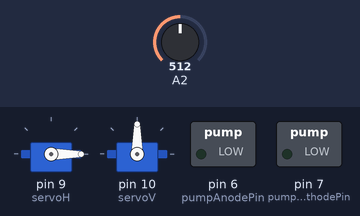
A sketch run on a simulated Arduino Uno, built with avr-gcc and run on an emulated ATmega328P. On the bench: 2 × servo, switched loads named in the sketch (green lamp = pin HIGH). The test bench sets the inputs (shaded band); at power-on: A2 = 512. What the sketch prints to the serial monitor is not drawn.

Above: at 3.8 s.
3.9 s: A2 set to 530
At 6.5 s:
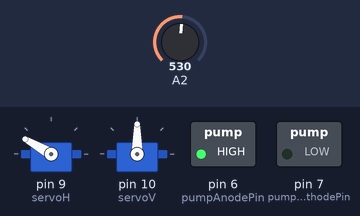
At 11.5 s:
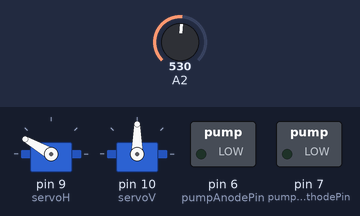
Timing chart, 0 to 13.0 s (numbered marks = the images above; inputs shaded):
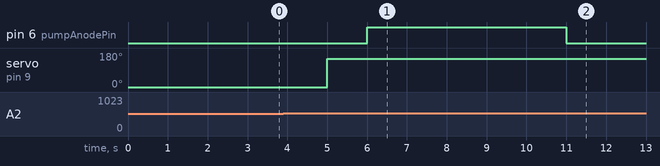

Measured:
- the behaviour switches between 521 and 522 on A2 (found by bisection; images 0 and 1)
- after the input at 3.9 s, pin 6 (pumpAnodePin): LOW → HIGH after 2.1 s, → LOW 5.0 s later; servo on pin 9 (servoH): 0° → 150° after 1.1 s

The sketch:

watering-systemMulti.ino
```cpp
#include <Servo.h>
//Define el pin de control de la bomba de agua
const int pumpAnodePin =  6;      //pin 6 conectado al ánodo de la bomba de agua
const int pumpCathodePin =  7;   //pin 7 conectado al cátodo de la bomba de agua

Servo servoH;  // crea un objeto servo Horizontal
Servo servoV;  // crea un objeto servo Vertical
int pinHumed1 = 0;  // pin análogo para sensor de humedad 1
int pinHumed2 = 1;  // pin análogo para sensor de humedad 2
int pinHumed3 = 2;  // pin análogo para sensor de humedad 3
int humed1;    // variable para leer el valor del sensor 1
int humed2;    // variable para leer el valor del sensor 2
int humed3;    // variable para leer el valor del sensor 3
int servo_humed1;
int sensor_list[] = {pinHumed1, pinHumed2, pinHumed3};

int umbralInf_1 = 50; // cota inferior de humedad en porcentaje sensor 1
int umbralInf_2 = 50; // cota inferior de humedad en porcentaje sensor 2
int umbralInf_3 = 50; // cota inferior de humedad en porcentaje sensor 3

int umbralSup_1 = 70; // cota superior de humedad en porcentaje sensor 1
int umbralSup_2 = 80; // cota superior de humedad en porcentaje sensor 2
int umbralSup_3 = 80; // cota superior de humedad en porcentaje sensor 3
int umbral_humed1;

int angulo_inicial = 0;
int angulo_1 = 30;
int angulo_2 = 90;
int angulo_3 = 150;
int angulo_list[] = {angulo_1, angulo_2, angulo_3};

void setup()
{
Serial.begin(9600);
servoH.attach(9);  // relaciona el pin 9 al objeto servo horizontal
servoV.attach(10);  // relaciona el pin 10 al objeto servo vertical
pinMode(pumpAnodePin, OUTPUT);
pinMode(pumpCathodePin, OUTPUT);
servoH.write(angulo_inicial);
}

void loop()
{
regar(0);
}


void regar(int j){
  while(j < (sizeof(sensor_list)/sizeof(int))){
    int i=j;
    humed1 = analogRead(sensor_list[i]);            // lee el valor del sensor de humedad
    umbral_humed1 = map(humed1, 0, 1023, 100, 0);
    Serial.print("Humedad: ");
    Serial.print(umbral_humed1);
    Serial.print("%");
    delay(1000);

    if((umbral_humed1 >= umbralInf_1 && umbral_humed1 <= umbralSup_1) || (umbral_humed1 > umbralSup_1)){
      Serial.print("  (bomba off)");
      i++;
      regar(i);
      }
    if(umbral_humed1 < umbralInf_1){
      servoH.write(angulo_list[i]);
      delay(1000);
      digitalWrite(pumpAnodePin, HIGH);
      delay(5000);
      digitalWrite(pumpAnodePin, LOW);
      delay(1000);
      regar(i);
    }
    servoH.write(angulo_inicial);
  }
}
```
